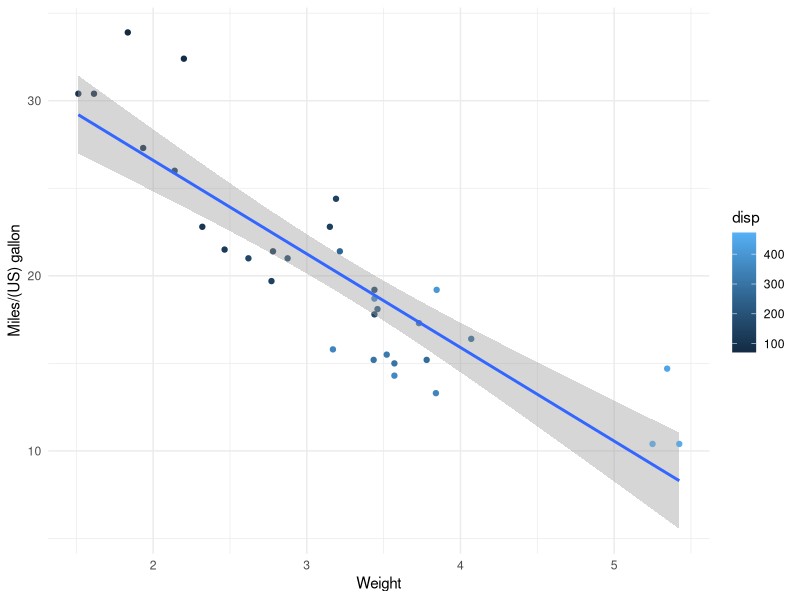
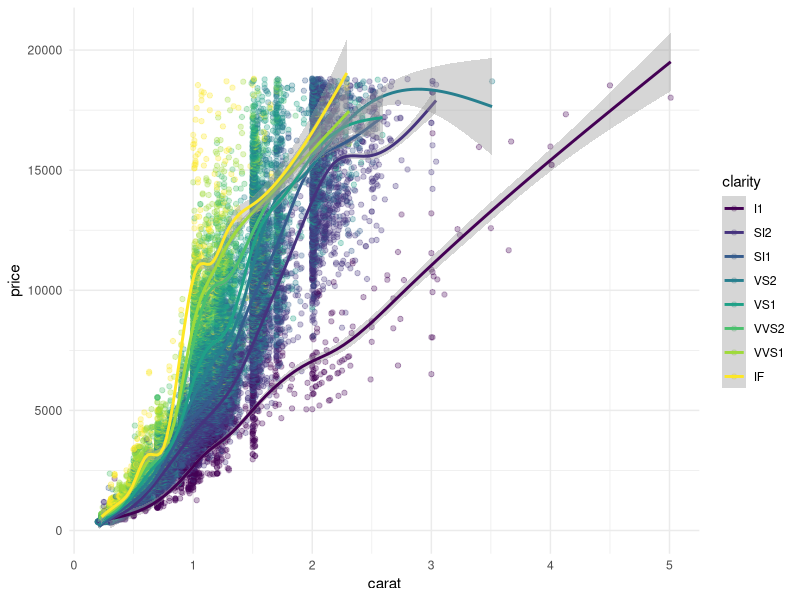
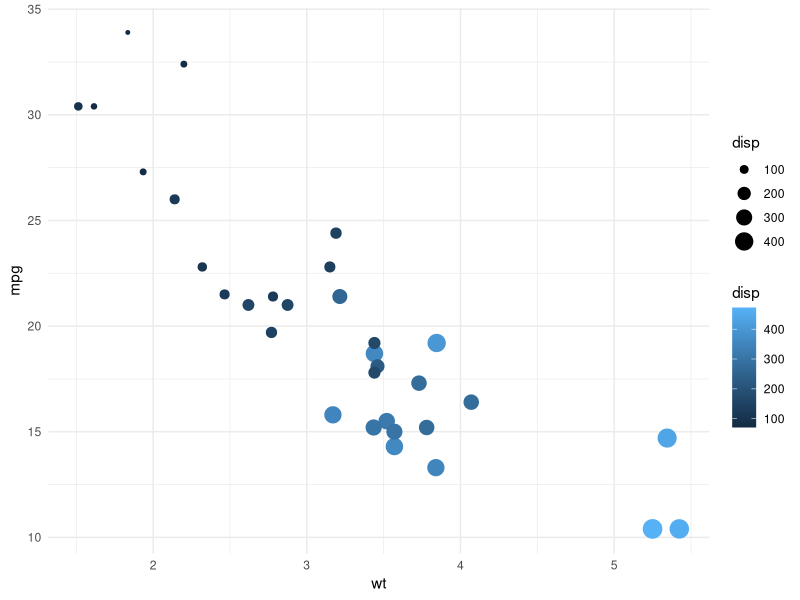
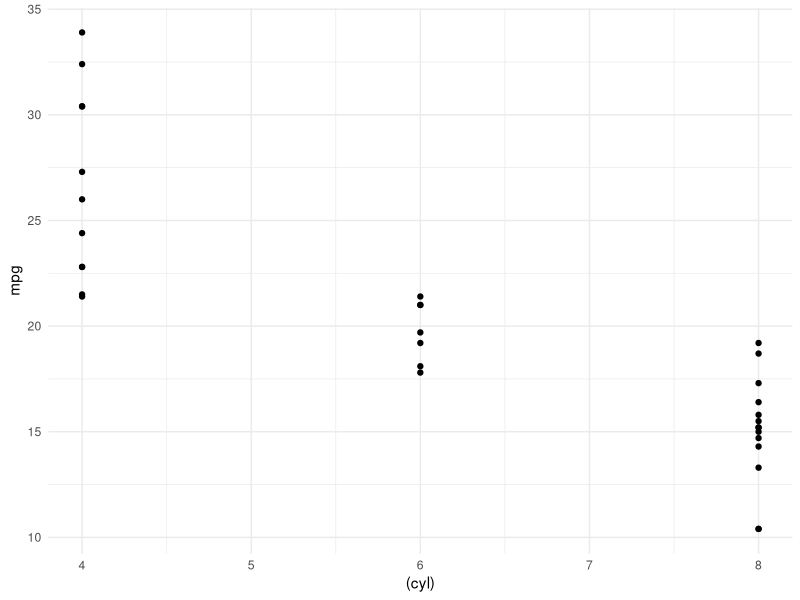
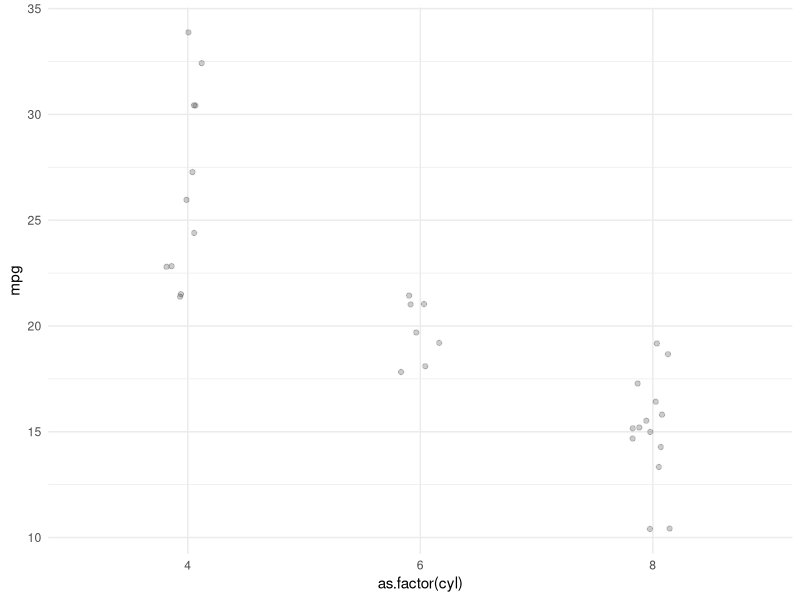
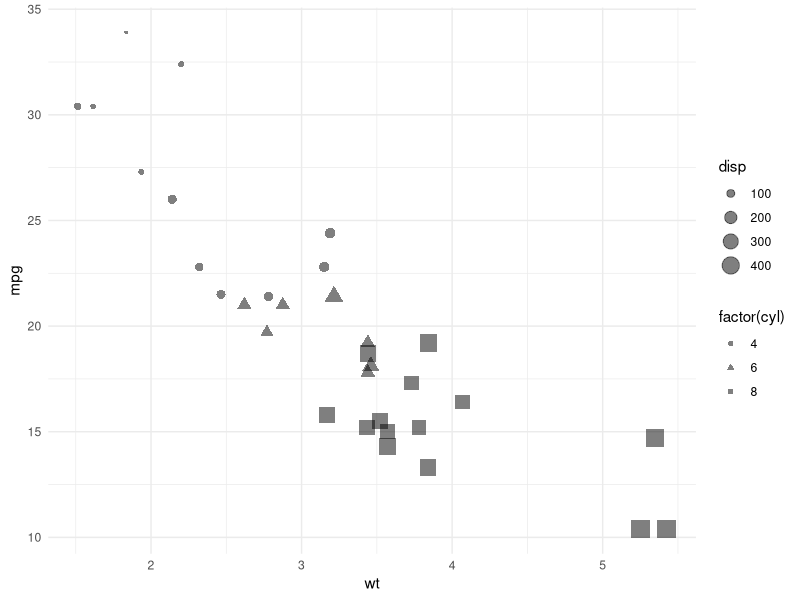

These charts were generated, in order, by the following R code:
## ---- chunk 1
library(ggplot2)
ggplot(mtcars, aes(wt, mpg, color = disp)) + 
  geom_point() + 
  geom_smooth(method = 'lm')+
 theme_minimal()+
  labs(x = 'Weight', y= 'Miles/(US) gallon')
## ---- chunk 2
ggplot(diamonds, aes(carat, price, color = clarity)) +
  geom_point(alpha = 0.3) + 
  geom_smooth()+
  theme_minimal()
## ---- chunk 3
ggplot(mtcars, aes(wt, mpg, size = disp, color = disp)) + 
  geom_point() + 
  theme_minimal()
  labs(x = 'Weight', y= 'Miles/(US) gallon')
## ---- chunk 4
ggplot (mtcars, 
        aes((cyl), mpg),color = as.factor(am)) + 
  geom_point()+
  theme_minimal()
## ---- chunk 5
ggplot (mtcars,aes(as.factor(cyl), mpg),color = as.factor(am)) + 
  geom_point(alpha = 0.2,position = position_jitter(width = 0.1))+
  theme_minimal()
## ---- chunk 6
ggplot(mtcars, aes(wt,mpg, size = disp, shape = factor(cyl))) +
  geom_point(alpha= 0.5)+
  theme_minimal()
## ---- chunk 7
# palette <- c(automatic = '#357EB8', manual = '#E41A1C')
# ggplot(mtcars, aes(as.factor(cyl), fill = fam)) + 
#   geom_bar() + 
#   labs(x= 'Number of cylinders') +
# scale_fill_manual("Transmission", values = palette)
